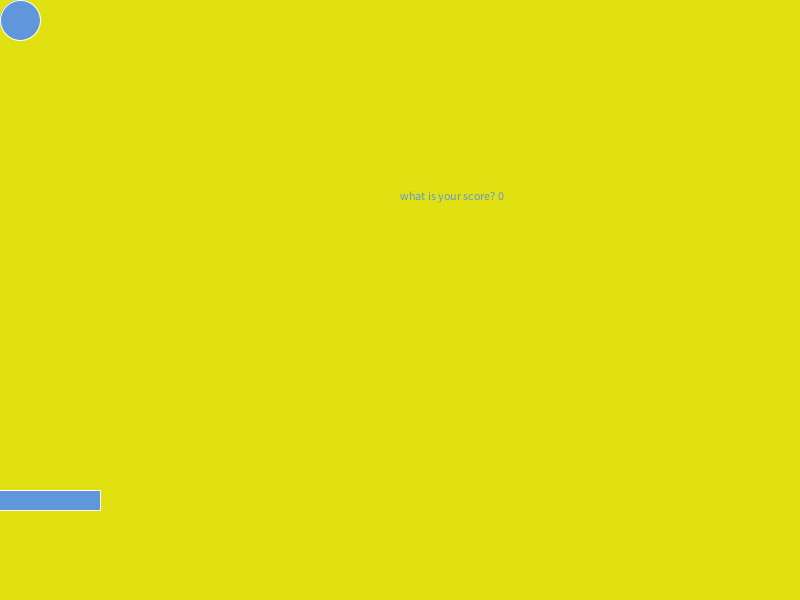
Frame 1 (no input)
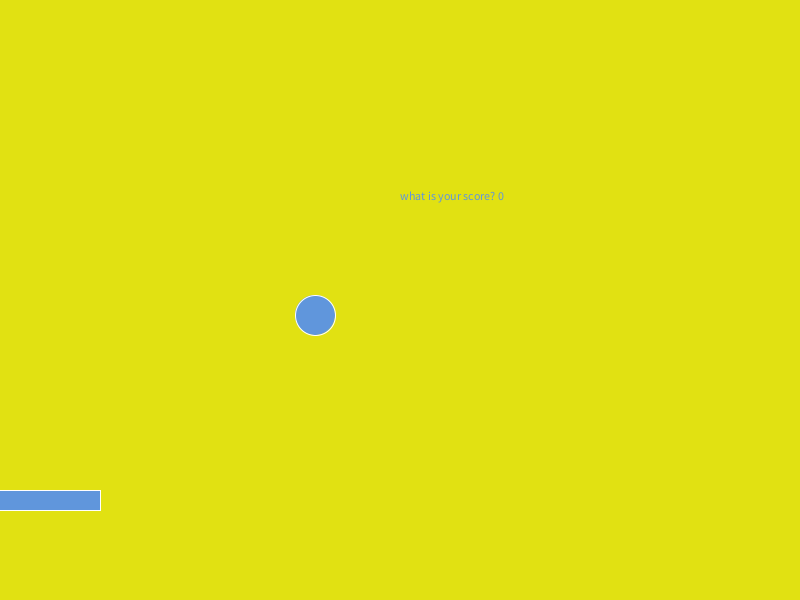
Frame 60 (the mouse pressed at the canvas centre just before this capture)
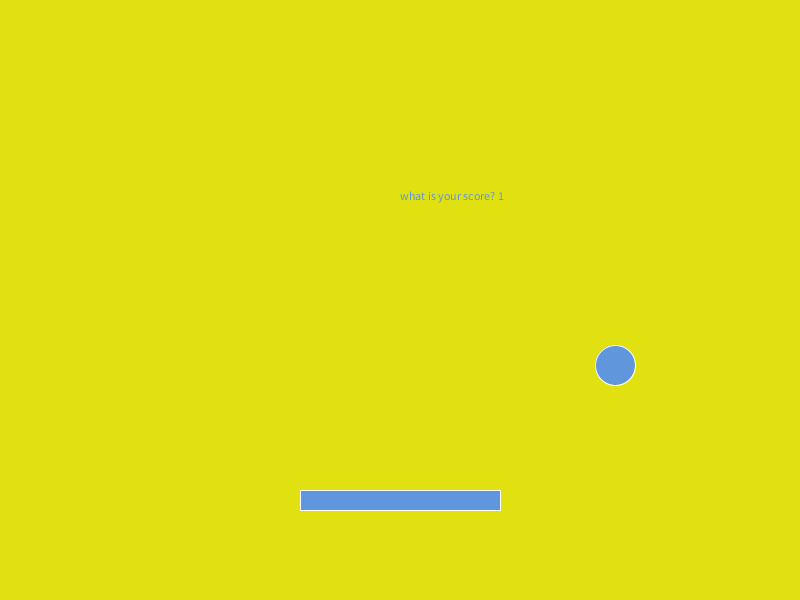
Frame 120 (the mouse held since frame 60 and released just before this capture)

The Processing sketch that drew these frames (run headless with seeded random() and noise(); from frame 60 on, the mouse is pressed at the canvas centre):

// Processing sketch: processing_163543
// ── processing_163543.pde

int diameter = 40;
int ydistance = diameter/2;
int xdistance = diameter/2;
int addscore = 0;
 
int speed = 5;
int ydirection = 1;
int xdirection = 1;
 
void setup() {
  size(800, 600);
  background(50);
  fill(random(150), 150, 220);
}
 
void draw() {
  background(225,225,18);
  stroke(255,255,255);
  ellipse(xdistance, ydistance, diameter, diameter);
 
  rectMode(CENTER);
  rect(mouseX, height-100, 200, 20);
 
  //Move me
  ydistance += speed*ydirection;
  xdistance += speed*xdirection;
 
  //Did I hit the bottom?
  if (ydistance > height-diameter/2) {
    ydirection = -ydirection;
    println("I hit the bottom");
  }
 
  //Did I hit the top?
  if (ydistance < 0+diameter/2) {           
    ydirection = -ydirection;           
    println("I hit the top");   
  }       
 
  //Did I hit the right side?       
  if (xdistance > width-diameter/2) {
    xdirection = -xdirection;
    println("I hit the right side");
  }
 
  //Did I hit the left side?
  if (xdistance < 0+diameter/2) {
    xdirection = -xdirection;
    println("I hit the left side");
  }
  
  //Did I hit the bar?
  if (xdistance < mouseX + 100 && xdistance > mouseX - 100 && ydistance == height-110)
  {
    ydirection = -ydirection;
  }
 
  //counter
  text("what is your score? " + addscore, width/2, height/3);
  if (xdistance < mouseX + 100 && xdistance > mouseX - 100 && ydistance == height-110)
  {
  addscore = addscore + 1;
  
 
  }
}
